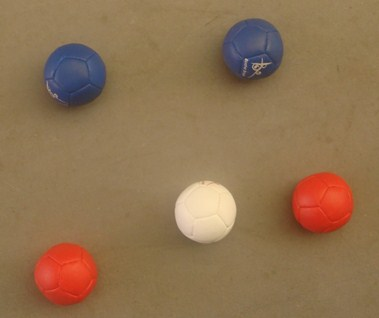
#> input picture bocha.JPG, 379 x 318 px, found by its file name
$ python bocha.py
#> lines starting #> are read from the running program, lines starting #| are printed output that depends on the picture; after the words box and inside, x2 and y2 are one past the last pixel; in counts of white or black regions, pixels touching at a corner belong together
import cv2
import numpy as np

def nothing(x):
    pass

def inRange_image(image, lower_color, upper_color):

    # Converte as cores para o formato HSV
    hsv_image = cv2.cvtColor(image, cv2.COLOR_BGR2HSV)

    # Define a faixa de cores a ser detectada
    lower_bound = np.array(lower_color, dtype=np.uint8)
    upper_bound = np.array(upper_color, dtype=np.uint8)

    # Aplica a função inRange para obter a máscara
    mask = cv2.inRange(hsv_image, lower_bound, upper_bound)

    # Aplica a máscara na imagem original
    masked_image = cv2.bitwise_and(image, image, mask=mask)

    return masked_image

# Cria uma janela para a imagem
cv2.namedWindow('Imagem com inRange')

image = cv2.imread("C:/Users/Leonardo Borges/Desktop/CG/Atividade4/bocha.jpg")
#> image is the input picture: shape (318, 379, 3); mean B, G, R 81.2, 114.3, 144

# Define a faixa de cores inicial (no formato HSV)
lower_color = np.array([0, 0, 0], dtype=np.uint8)  # Valor inicial para Hue, Saturation e Value
upper_color = np.array([255, 255, 255], dtype=np.uint8)  # Valor inicial para Hue, Saturation e Value

# Cria trackbars para cada componente de cor (Hue, Saturation e Value)
cv2.createTrackbar('Hue Min', 'Imagem com inRange', 0, 179, nothing)
#> slider 'Hue Min' is set to 35
cv2.createTrackbar('Hue Max', 'Imagem com inRange', 179, 179, nothing)
cv2.createTrackbar('Saturation Min', 'Imagem com inRange', 0, 255, nothing)
#> slider 'Saturation Min' is set to 51
cv2.createTrackbar('Saturation Max', 'Imagem com inRange', 255, 255, nothing)
cv2.createTrackbar('Value Min', 'Imagem com inRange', 0, 255, nothing)
#> slider 'Value Min' is set to 51
cv2.createTrackbar('Value Max', 'Imagem com inRange', 255, 255, nothing)

while True:
    # Obtém a posição atual das trackbars
    lower_color[0] = cv2.getTrackbarPos('Hue Min', 'Imagem com inRange')
    upper_color[0] = cv2.getTrackbarPos('Hue Max', 'Imagem com inRange')
    lower_color[1] = cv2.getTrackbarPos('Saturation Min', 'Imagem com inRange')
    upper_color[1] = cv2.getTrackbarPos('Saturation Max', 'Imagem com inRange')
    lower_color[2] = cv2.getTrackbarPos('Value Min', 'Imagem com inRange')
    upper_color[2] = cv2.getTrackbarPos('Value Max', 'Imagem com inRange')

    # Aplica a função inRange na imagem
    masked_image = inRange_image(image, lower_color, upper_color)
#> in inRange_image, `hsv_image = cv2.cvtColor(image, cv2.COLOR_BGR2HSV)`: hsv_image: shape (318, 379, 3); mean H, S, V 21.8, 113.6, 145.5
#> in inRange_image, `mask = cv2.inRange(hsv_image, lower_bound, upper_bound)`:
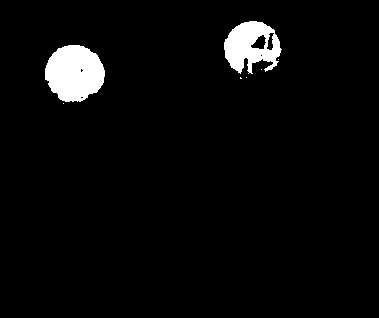
#> mask: shape (318, 379); 3.8% white; 7 white regions (5 under 20 px), largest, box (x1, y1, x2, y2) and area: (45, 45, 105, 102) 2613, (224, 21, 282, 74) 1932
#> in inRange_image, `masked_image = cv2.bitwise_and(image, image, mask=mask)`:
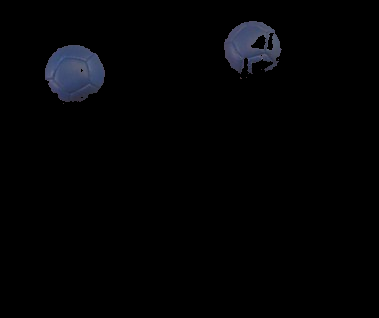
#> masked_image: shape (318, 379, 3); mean B, G, R 4, 2.9, 2.6

    # Mostra a imagem resultante
    cv2.imshow("Imagem com inRange", masked_image)

    if cv2.waitKey(1) & 0xFF == ord('q'):
#> (key q is pressed here)
        break

cv2.destroyAllWindows()
